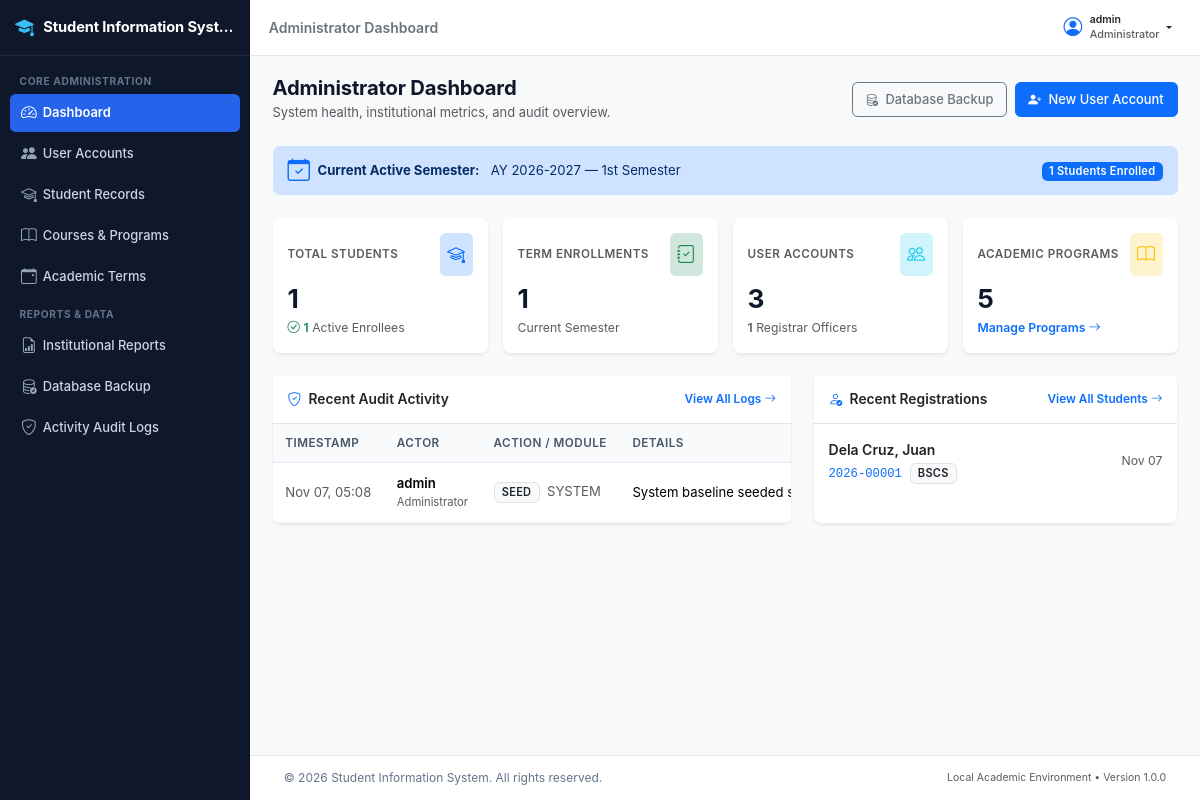
Page /admin/dashboard.php (signed in) on the committed database.
### tables this page shows
CREATE TABLE `semesters` (
  `semester_id` int(11) NOT NULL AUTO_INCREMENT,
  `ay_id` int(11) NOT NULL,
  `semester_term` enum('1st Semester','2nd Semester','Summer') NOT NULL,
  `is_active` tinyint(1) NOT NULL DEFAULT 0,
  `start_date` date NOT NULL,
  `end_date` date NOT NULL,
  `created_at` datetime NOT NULL DEFAULT current_timestamp(),
  PRIMARY KEY (`semester_id`),
  UNIQUE KEY `uq_ay_term` (`ay_id`,`semester_term`),
  KEY `idx_semesters_active` (`is_active`),
  CONSTRAINT `fk_semesters_ay` FOREIGN KEY (`ay_id`) REFERENCES `academic_years` (`ay_id`) ON UPDATE CASCADE
);

CREATE TABLE `academic_years` (
  `ay_id` int(11) NOT NULL AUTO_INCREMENT,
  `year_code` varchar(20) NOT NULL,
  `start_year` int(11) NOT NULL,
  `end_year` int(11) NOT NULL,
  `is_current` tinyint(1) NOT NULL DEFAULT 0,
  `created_at` datetime NOT NULL DEFAULT current_timestamp(),
  PRIMARY KEY (`ay_id`),
  UNIQUE KEY `year_code` (`year_code`),
  KEY `idx_ay_current` (`is_current`)
);

CREATE TABLE `system_logs` (
  `log_id` int(11) NOT NULL AUTO_INCREMENT,
  `user_id` int(11) DEFAULT NULL,
  `role` varchar(50) NOT NULL,
  `action_type` varchar(50) NOT NULL,
  `module` varchar(50) NOT NULL,
  `target_id` varchar(50) DEFAULT NULL,
  `details` text NOT NULL,
  `ip_address` varchar(45) NOT NULL,
  `user_agent` varchar(255) DEFAULT NULL,
  `created_at` datetime NOT NULL DEFAULT current_timestamp(),
  PRIMARY KEY (`log_id`),
  KEY `idx_logs_module` (`module`),
  KEY `idx_logs_action` (`action_type`),
  KEY `idx_logs_created` (`created_at`),
  KEY `fk_logs_user` (`user_id`),
  CONSTRAINT `fk_logs_user` FOREIGN KEY (`user_id`) REFERENCES `users` (`user_id`) ON DELETE SET NULL ON UPDATE CASCADE
);

CREATE TABLE `users` (
  `user_id` int(11) NOT NULL AUTO_INCREMENT,
  `username` varchar(50) NOT NULL,
  `email` varchar(100) NOT NULL,
  `password` varchar(255) NOT NULL,
  `role_id` int(11) NOT NULL,
  `status` enum('Active','Inactive') NOT NULL DEFAULT 'Active',
  `must_change_password` tinyint(1) NOT NULL DEFAULT 0,
  `last_login_at` datetime DEFAULT NULL,
  `created_at` datetime NOT NULL DEFAULT current_timestamp(),
  `updated_at` datetime NOT NULL DEFAULT current_timestamp() ON UPDATE current_timestamp(),
  PRIMARY KEY (`user_id`),
  UNIQUE KEY `username` (`username`),
  UNIQUE KEY `email` (`email`),
  KEY `idx_users_role` (`role_id`),
  KEY `idx_users_status` (`status`),
  CONSTRAINT `fk_users_role` FOREIGN KEY (`role_id`) REFERENCES `roles` (`role_id`) ON UPDATE CASCADE
);

CREATE TABLE `students` (
  `student_id` int(11) NOT NULL AUTO_INCREMENT,
  `student_number` varchar(20) NOT NULL,
  `user_id` int(11) DEFAULT NULL,
  `first_name` varchar(50) NOT NULL,
  `middle_name` varchar(50) DEFAULT NULL,
  `last_name` varchar(50) NOT NULL,
  `date_of_birth` date NOT NULL,
  `gender` enum('Male','Female','Other') NOT NULL,
  `civil_status` enum('Single','Married','Widowed','Separated') NOT NULL DEFAULT 'Single',
  `email` varchar(100) NOT NULL,
  `contact_number` varchar(25) NOT NULL,
  `home_address` text NOT NULL,
  `emergency_contact_name` varchar(100) NOT NULL,
  `emergency_contact_number` varchar(25) NOT NULL,
  `program_id` int(11) NOT NULL,
  `current_status` enum('Active','Inactive','Graduated','Withdrawn') NOT NULL DEFAULT 'Active',
  `created_at` datetime NOT NULL DEFAULT current_timestamp(),
  `updated_at` datetime NOT NULL DEFAULT current_timestamp() ON UPDATE current_timestamp(),
  PRIMARY KEY (`student_id`),
  UNIQUE KEY `student_number` (`student_number`),
  UNIQUE KEY `email` (`email`),
  UNIQUE KEY `user_id` (`user_id`),
  KEY `idx_students_program` (`program_id`),
  KEY `idx_students_status` (`current_status`),
  KEY `idx_students_names` (`last_name`,`first_name`),
  CONSTRAINT `fk_students_program` FOREIGN KEY (`program_id`) REFERENCES `programs` (`program_id`) ON UPDATE CASCADE,
  CONSTRAINT `fk_students_user` FOREIGN KEY (`user_id`) REFERENCES `users` (`user_id`) ON DELETE SET NULL ON UPDATE CASCADE
);

CREATE TABLE `programs` (
  `program_id` int(11) NOT NULL AUTO_INCREMENT,
  `program_code` varchar(20) NOT NULL,
  `program_name` varchar(150) NOT NULL,
  `department` varchar(100) NOT NULL,
  `status` enum('Active','Inactive') NOT NULL DEFAULT 'Active',
  `created_at` datetime NOT NULL DEFAULT current_timestamp(),
  `updated_at` datetime NOT NULL DEFAULT current_timestamp() ON UPDATE current_timestamp(),
  PRIMARY KEY (`program_id`),
  UNIQUE KEY `program_code` (`program_code`),
  KEY `idx_programs_status` (`status`)
);

### admin/dashboard.php (the view, shortened to what the rows shown need)
<?php
require_once __DIR__ . '/../includes/functions.php';
$conn = db_connect();
$active_term_res = mysqli_query($conn, "SELECT sem.semester_id, sem.semester_term, ay.year_code,
                                               (SELECT COUNT(*) FROM enrollments WHERE semester_id = sem.semester_id) as enrolled_count
                                        FROM semesters sem
                                        INNER JOIN academic_years ay ON sem.ay_id = ay.ay_id
                                        WHERE sem.is_active = 1
                                        LIMIT 1");
$active_term = mysqli_fetch_assoc($active_term_res);
$active_term_enrolled = (int)($active_term['enrolled_count'] ?? 0);
$logs_res = mysqli_query($conn, "SELECT l.log_id, l.role, l.action_type, l.module, l.details, l.created_at, u.username
                                 FROM system_logs l
                                 LEFT JOIN users u ON l.user_id = u.user_id
                                 ORDER BY l.created_at DESC
                                 LIMIT 8");
$recents_res = mysqli_query($conn, "SELECT s.student_id, s.student_number, s.first_name, s.last_name, s.created_at, p.program_code
                                    FROM students s
                                    LEFT JOIN programs p ON s.program_id = p.program_id
                                    ORDER BY s.created_at DESC
                                    LIMIT 5");
require_once __DIR__ . '/../includes/header.php';
?>
<div class="app-wrapper">
    <div class="app-main">
        <main class="content-body">
            <div class="container-fluid px-0">
                <div class="d-flex flex-column flex-md-row justify-content-between align-items-md-center mb-4 gap-2">
                    <div>
                        <h1 class="h3 mb-1 fw-bold">Administrator Dashboard</h1>
                    </div>
                </div>
                <?php if ($active_term): ?>
                    <div class="alert alert-primary bg-primary-subtle border-0 mb-4 py-2 px-3 d-flex align-items-center justify-content-between">
                        <div class="d-flex align-items-center">
                            <i class="bi bi-calendar-check fs-4 me-2 text-primary"></i>
                            <div>
                                <strong class="me-2">Current Active Semester:</strong>
                                <span>AY <?php echo escape($active_term['year_code']); ?> &mdash; <?php echo escape($active_term['semester_term']); ?></span>
                            </div>
                        </div>
                        <div>
                            <span class="badge bg-primary"><?php echo number_format($active_term_enrolled); ?> Students Enrolled</span>
                        </div>
                    </div>
                <?php endif; ?>
                <div class="row g-4">
                    <div class="col-lg-7">
                        <div class="card border-0 shadow-sm h-100">
                            <div class="table-responsive">
                                <table class="table table-hover align-middle mb-0 small">
                                    <thead class="table-light">
                                        <tr>
                                            <th>Timestamp</th>
                                            <th>Actor</th>
                                            <th>Action / Module</th>
                                            <th>Details</th>
                                        </tr>
                                    </thead>
                                    <tbody>
                                        <?php if ($logs_res && mysqli_num_rows($logs_res) > 0): ?>
                                            <?php while ($log = mysqli_fetch_assoc($logs_res)): ?>
                                                <tr>
                                                    <td class="text-nowrap text-muted">
                                                        <?php echo format_date($log['created_at'], 'M d, H:i'); ?>
                                                    </td>
                                                    <td>
                                                        <span class="fw-semibold"><?php echo escape($log['username'] ?? 'System'); ?></span>
                                                        <div class="text-muted" style="font-size: 0.75rem;"><?php echo escape($log['role']); ?></div>
                                                    </td>
                                                    <td>
                                                        <span class="badge bg-light text-dark border"><?php echo escape($log['action_type']); ?></span>
                                                        <span class="text-muted ms-1"><?php echo escape($log['module']); ?></span>
                                                    </td>
                                                    <td class="text-truncate" style="max-width: 220px;" title="<?php echo escape($log['details']); ?>">
                                                        <?php echo escape($log['details']); ?>
                                                    </td>
                                                </tr>
                                            <?php endwhile; ?>
                                        <?php endif; ?>
                                    </tbody>
                                </table>
                            </div>
                        </div>
                    </div>
                    <div class="col-lg-5">
                        <div class="card border-0 shadow-sm h-100">
                            <div class="card-body p-0">
                                <div class="list-group list-group-flush">
                                    <?php if ($recents_res && mysqli_num_rows($recents_res) > 0): ?>
                                        <?php while ($st = mysqli_fetch_assoc($recents_res)): ?>
                                            <a href="<?php echo APP_URL; ?>/admin/students/view.php?id=<?php echo (int)$st['student_id']; ?>"
                                               class="list-group-item list-group-item-action p-3">
                                                <div class="d-flex w-100 justify-content-between align-items-center">
                                                    <div>
                                                        <div class="fw-semibold text-dark">
                                                            <?php echo escape($st['last_name'] . ', ' . $st['first_name']); ?>
                                                        </div>
                                                        <span class="font-monospace small text-primary"><?php echo escape($st['student_number']); ?></span>
                                                        <span class="badge bg-light text-dark border ms-1"><?php echo escape($st['program_code']); ?></span>
                                                    </div>
                                                    <small class="text-muted">
                                                        <?php echo format_date($st['created_at'], 'M d'); ?>
                                                    </small>
                                                </div>
                                            </a>
                                        <?php endwhile; ?>
                                    <?php else: ?>
                                        <div class="p-4 text-center text-muted">
                                            No students registered yet.
                                        </div>
                                    <?php endif; ?>
                                </div>
                            </div>
                        </div>
                    </div>
                </div>
            </div>
        </main>
        <?php require_once __DIR__ . '/../includes/footer.php'; ?>

### rows in the picture
semesters: ay.year_code "2026-2027", semester_term "1st Semester"
system_logs: created_at "Nov 07, 05:08", user.username "admin", role "Administrator", action_type "SEED", module "SYSTEM", details "System baseline seeded suc…"
students: last_name+first_name "Dela Cruz, Juan", student_number "2026-00001", program.program_code "BSCS", created_at "Nov 07"

### other values in the picture
APP_NAME "Student Information Syst…"
$page_title "Administrator Dashboard"
$auth_user['username'] "admin"
$auth_user['role_name'] "Administrator"
$active_term_enrolled "1"
$total_students "1"
$active_students "1"
$total_users "3"
$total_registrars "1"
$total_programs "5"
APP_NAME "Student Information System"
APP_VERSION "1.0.0"
